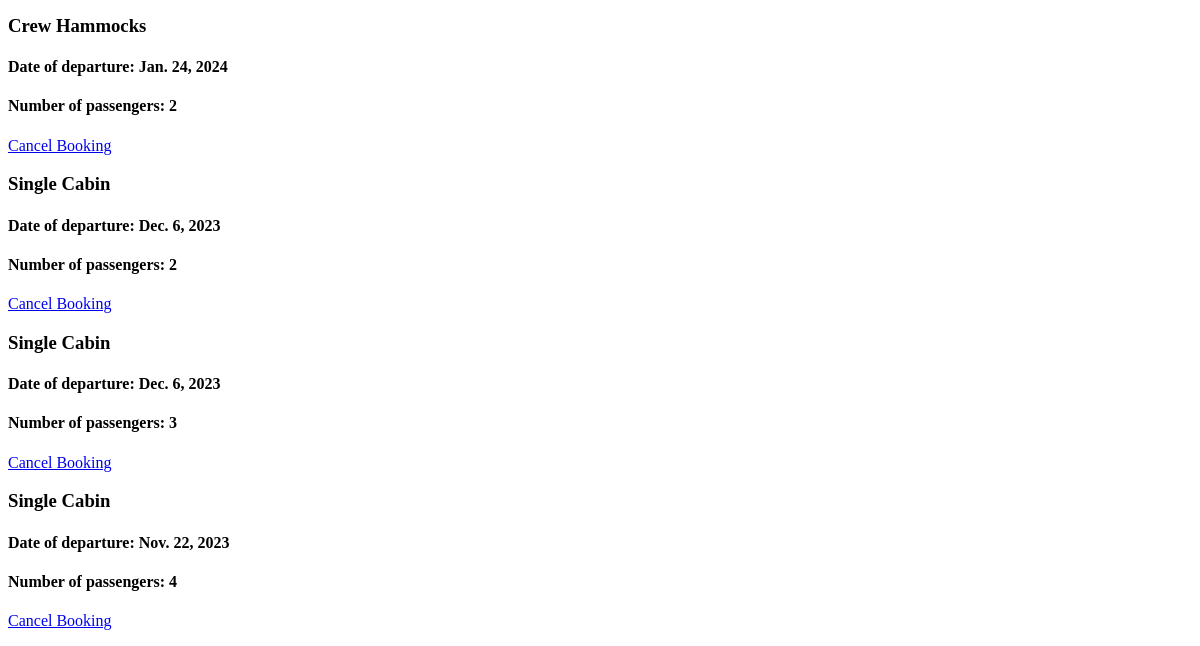
Before: /manage_bookings/ (signed in, lower part) with the older database file.
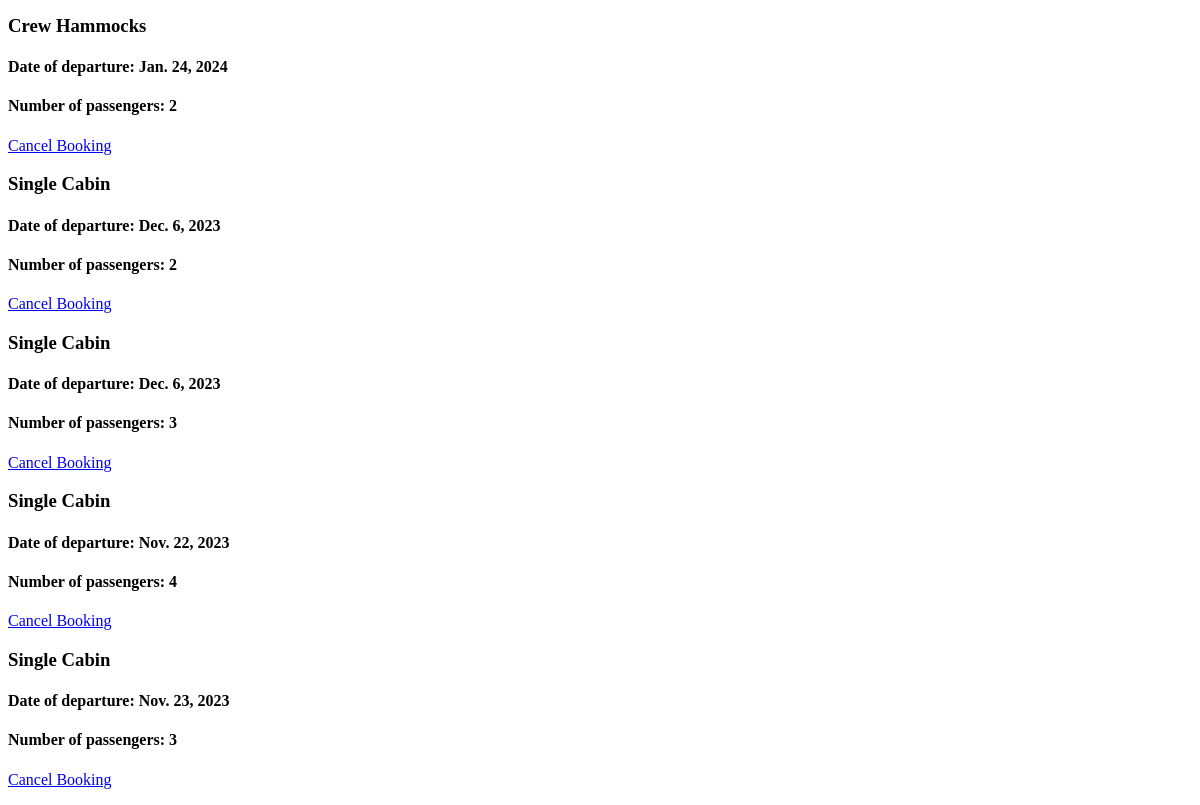
After: the same page with the newer database file.
### fd_bookings/models.py (models this page shows, shortened)
class Booking(models.Model):
    user = models.ForeignKey(User, on_delete=models.PROTECT)
    created_on = models.DateTimeField(auto_now_add=True)
    modified_on = models.DateTimeField(auto_now=True)
    booking_date = models.DateField()
    room = models.ForeignKey(Room, on_delete=models.PROTECT, null=True)
    num_passengers = models.PositiveSmallIntegerField()
    total_cost = models.DecimalField(decimal_places=2, max_digits=10, default=0)
    def get_room_name(self):
        room_categories = dict(self.room.ROOM_CATEGORIES)
        room_category = room_categories.get(self.room.category)
        return room_category
    def get_cancel_booking(self):
        return reverse_lazy('fd_bookings:CancelBooking', args=[self.pk])

class Room(models.Model):
    ROOM_CATEGORIES = (
        ('CAPQ', 'Captain\'s Quarters'),
        ('DCBN', 'Double Cabin'),
        ('SCBN', 'Single Cabin'),
        ('CRWH', 'Crew Hammocks'),
    )
    category = models.CharField(max_length=4, choices=ROOM_CATEGORIES)
    number = models.IntegerField()
    beds = models.IntegerField()
    capacity = models.IntegerField()
    room_cost = models.DecimalField(decimal_places=2, max_digits=10, null=True)

### fd_bookings/views.py (the view)
# urls.py: path('manage_bookings/', views.ViewBookingList.as_view(), name='ViewBookingList'),
class ViewBookingList(generic.ListView):
    model = Booking
    template_name = 'fd_bookings/manage_bookings.html'
    def get_queryset(self, *args, **kwargs):
        if self.request.user.is_staff:
            booking_list = Booking.objects.all()
            return booking_list
        else:
            booking_list = Booking.objects.filter(user=self.request.user)
            return booking_list

### fd_bookings/templates/fd_bookings/manage_bookings.html (shortened to what this page needs)
{% extends 'base.html' %}
{% block content %}
{% for booking in booking_list %}
<div>
    <h3>{{ booking.get_room_name }}</h3>
    <h4>Date of departure: {{ booking.booking_date }}</h4>
    <h4>Number of passengers: {{ booking.num_passengers }}</h4>
    <a href="{{ booking.get_cancel_booking }}"><p>Cancel Booking</p></a>
</div>
{% endfor %}
{% endblock %}

Changed rows visible on the page:
added Booking: get_room_name "Single Cabin", booking_date "Nov. 23, 2023", num_passengers "3"
